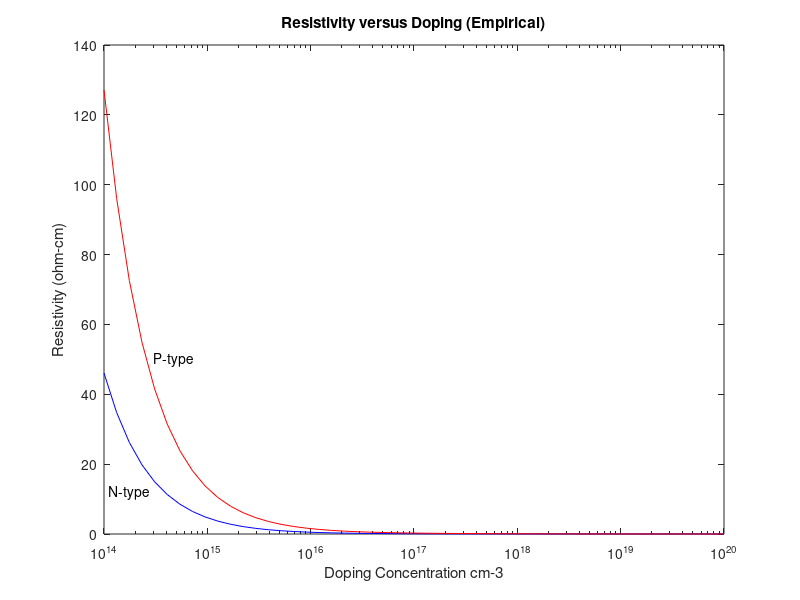
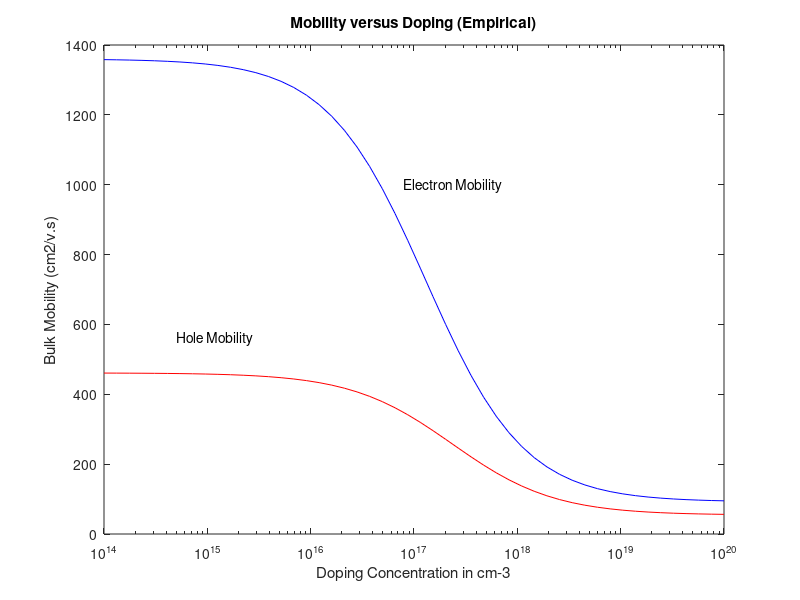
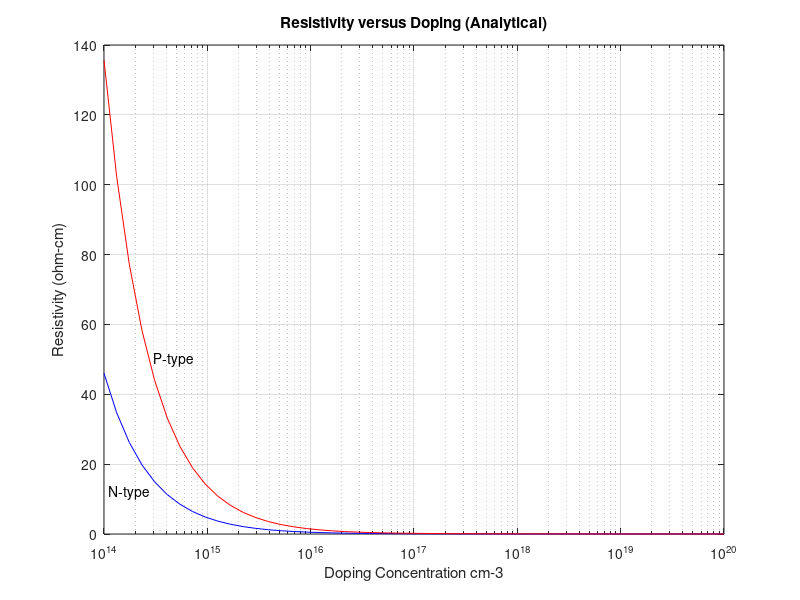
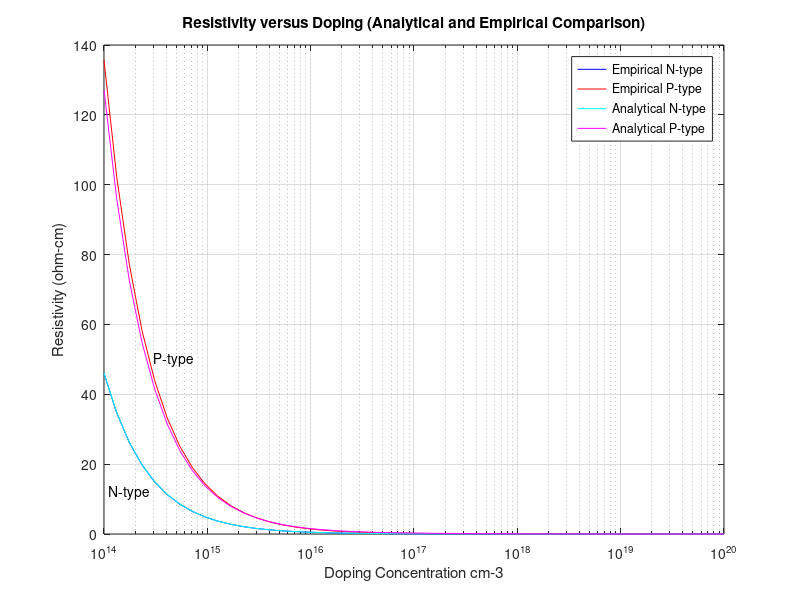

These charts were generated, in order, by the following MATLAB code:
%%Emmanuel Mati
% ELEC-2250 S2020
% Lab assignment 4
% Resistivity and Mobility calculations for different doping concentrations

close all
clear all
clc

% N is doping concentration
% rn - resistivity of n-type
% rp - resistivity of p-type
% mun - Electron Mobility
% mup - Hole mobility

% Resistivity calculation using empirical method; Equation (1)
q=1.6e-19; % Electron charge
N = logspace(14,20); %Doping concentration
rn = (3.75e15 + N.^0.91)./(1.47e-17*N.^1.91 + 8.15e-1*N); %Empirical equation for n type resitivity
rp = (5.86e12 + N.^0.76)./(7.63e-18*N.^1.76 + 4.64e-4*N); %Empirical equation for p type resitivity
semilogx(N,rn,'b',N,rp,'r') %Plot using a semilog scale

title('Resistivity versus Doping (Empirical)')
ylabel('Resistivity (ohm-cm)')
xlabel('Doping Concentration cm-3')
text(1.1e14,12,'N-type')
text(3.0e14,50,'P-type')

% Mobility calculation using empirical method; Equation (2)

NDref=1.3e17; %Table 1 variable
NAref=2.35e17; %Table 1 variable
mu_n_min=92; %Table 1 variable
mu_p_min=54.3; %Table 1 variable
mu_n_0=1268; %Table 1 variable
mu_p_0=406.9; %Table 1 variable
alpha_n=0.91; %Table 1 variable
alpha_p=0.88; %Table 1 variable

mu_n=mu_n_min+mu_n_0./(1+(N/NDref).^alpha_n); %Equation (2) for electron
mu_p=mu_p_min+mu_p_0./(1+(N/NAref).^alpha_p); %Equation (2) for holes
figure
semilogx(N,mu_n,'b',N,mu_p,'r')
text(8.0e16,1000,'Electron Mobility')
text(5.0e14,560,'Hole Mobility')
title('Mobility versus Doping (Empirical)')
xlabel('Doping Concentration in cm-3')
ylabel('Bulk Mobility (cm2/v.s)')

%Resistivity calculation using analytical method; Equation (4)
sigma=q*N.*mu_n; %Equation (4) for electrons (neglecting hole concetration)
rhon=1./sigma;

sigma=q*N.*mu_p; %Equation (4) for holes (neglecting electron concetration)
rhop=1./sigma;
figure
semilogx(N,rhon,'b',N,rhop,'r')
title('Resistivity versus Doping (Analytical)')
ylabel('Resistivity (ohm-cm)')
xlabel('Doping Concentration cm-3')
grid on;
text(1.1e14,12,'N-type')
text(3.0e14,50,'P-type')


%Comparison Code
figure
%Graph Comparison
semilogx(N,rhon,'b',N,rhop,'r',N,rn,'c',N,rp,'m')
title('Resistivity versus Doping (Analytical and Empirical Comparison)')
ylabel('Resistivity (ohm-cm)')
xlabel('Doping Concentration cm-3')
grid on;
text(1.1e14,12,'N-type')
text(3.0e14,50,'P-type')
legend('Empirical N-type','Empirical P-type','Analytical N-type','Analytical P-type')

%Displaying the formula that was used to compare the graphs
disp('Empirical and Analytical concentration comparison percentages = (1 - (analytical/empirical)) * 100%');

%Percentage Comparison Code
figure
%Graph Comparison using the percentage values
xx = ((rn - rhon)./rn)*100;
yy = ((rp - rhop)./rp)*100;
semilogx(N,xx,'b', N, yy, 'r')
title('Analytical and Empirical Resistivity Percentage Comparison')
ylabel('Percentage %')
xlabel('Doping Concentration cm-3')
grid on;
legend('N-type','P-type')


%Comparing specific n-type points from question 2
e1 = (1-(9.325/9.336))*100;
e2 = (1-(0.5048/0.5054))*100;
e3 = (1-(0.03666/0.03669))*100;
fprintf('\nUsing the values obtained in question 2, the N-type empirical values \nare greater than the analytical values for doping concentrations of 5e14, 1e16, 4e17 by:\n %f%% \n %f%% \n %f%%\nrespectively\n',e1, e2, e3)

%Comparing specific p-types points from question 2
a1 = (1-(27.44/26.05))*100;
a2 = (1-(1.44/1.549))*100;
a3 = (1-(0.07437/0.1154))*100;
fprintf('\nUsing the values obtained in question 2, the P-type empirical values \nare greater than the analytical values for doping concentrations of 5e14, 1e16, 4e17 by:\n %f%% \n %f%% \n %f%%\nrespectively\n',a1, a2, a3)


%Part 4 & 5
T = [400, 500, 900, 1500, 3000]; %Temperature Variables

%Scaling table 1 values for different temperatures
NDref=1.3e17*(T./300).^(2.4);
NAref=2.35e17*(T./300).^(2.4);
mu_n_min=92*(T./300).^(-0.57);
mu_p_min=54.3*(T./300).^(-0.57);
mu_n_0=1268*(T./300).^(-2.33);
mu_p_0=406.9*(T./300).^(-2.23);
alpha_n=0.91*(T./300).^(-0.146);
alpha_p=0.88*(T./300).^(-0.146);

%Calculations for the various concentrations at different temperatures
mu_n = mu_n_min(1) + (mu_n_0(1)./(1 + (N/NDref(1)).^(alpha_n(1)))); %mobility of n-type
mu_n400= mu_n;%mobility of n-type
mu_p = mu_n_min(1) + (mu_p_0(1)./(1 + (N/NAref(1)).^(alpha_p(1)))); %mobility of p-type
mu_p400 = mu_p;%mobility of p-type
rn400 = 1./(q*mu_n.*N);%Resistivity for n type
rp400 = 1./(q*mu_p.*N);%Resistivity for p type

mu_n = mu_n_min(2) + (mu_n_0(2)./(1 + (N/NDref(2)).^(alpha_n(2))));
mu_n500= mu_n;
mu_p = mu_n_min(2) + (mu_p_0(2)./(1 + (N/NAref(2)).^(alpha_p(2))));
mu_p500 = mu_p;
rn500 = 1./(q*mu_n.*N);
rp500= 1./(q*mu_p.*N);

mu_n = mu_n_min(3) + (mu_n_0(3)./(1 + (N/NDref(3)).^(alpha_n(3))));
mu_n900= mu_n;
mu_p = mu_n_min(3) + (mu_p_0(3)./(1 + (N/NAref(3)).^(alpha_p(3))));
mu_p900 = mu_p;
rn900 = 1./(q*mu_n.*N);
rp900 = 1./(q*mu_p.*N);

mu_n = mu_n_min(4) + (mu_n_0(4)./(1 + (N/NDref(4)).^(alpha_n(4))));
mu_n1500= mu_n;
mu_p = mu_n_min(4) + (mu_p_0(4)./(1 + (N/NAref(4)).^(alpha_p(4))));
mu_p1500 = mu_p;
rn1500 = 1./(q*mu_n.*N);
rp1500 = 1./(q*mu_p.*N);

mu_n = mu_n_min(5) + (mu_n_0(5)./(1 + (N/NDref(5)).^(alpha_n(5))));
mu_n3000= mu_n;
mu_p = mu_n_min(5) + (mu_p_0(5)./(1 + (N/NAref(5)).^(alpha_p(5))));
mu_p3000 = mu_p;
rn3000 = 1./(q*mu_n.*N);
rp3000 = 1./(q*mu_p.*N);

figure
semilogx(N ,rn400, N, rn500, N, rn900, N, rn1500, N, rn3000, N ,rp400, '--', N, rp500, '--', N, rp900, '--',N, rp1500,'--', N, rp3000, '--') %Plot out concentrations based on temp
title('Resistivity versus Doping at different Temps(400K, 500K, 900K, 1500K, 3000K)')
ylabel('Resistivity (ohm-cm)')
xlabel('Doping Concentration cm-3')
legend('400K N-type','500K N-type','900K N-type','1500K N-type','3000K N-type','400K P-type','500K P-type','900K P-type','1500K P-type','3000K P-type')
grid on;

figure
semilogx(N ,mu_n400, N, mu_n500, N, mu_n900, N, mu_n1500, N, mu_n3000, N ,mu_p400, '--', N, mu_p500, '--', N, mu_p900, '--',N, mu_p1500,'--', N, mu_p3000, '--') %Plot out concentrations based on temp
title('Mobility versus Doping at different Temps(400K, 500K, 900K, 1500K, 3000K)')
ylabel('Bulk Mobility (cm2/V-s))')
xlabel('Doping Concentration cm-3')
legend('400K N-type','500K N-type','900K N-type','1500K N-type','3000K N-type','400K P-type','500K P-type','900K P-type','1500K P-type','3000K P-type')
grid on;

%End of codes